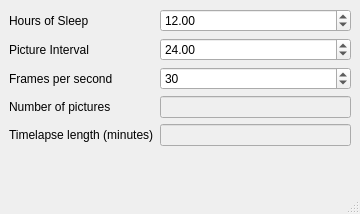
<?xml version="1.0" encoding="UTF-8"?>
<ui version="4.0">
 <class>MainWindow</class>
 <widget class="QMainWindow" name="MainWindow">
  <property name="geometry">
   <rect>
    <x>0</x>
    <y>0</y>
    <width>360</width>
    <height>214</height>
   </rect>
  </property>
  <property name="windowTitle">
   <string>MainWindow</string>
  </property>
  <widget class="QWidget" name="centralwidget">
   <layout class="QFormLayout" name="formLayout">
    <item row="0" column="0">
     <widget class="QLabel" name="label">
      <property name="text">
       <string>Hours of Sleep</string>
      </property>
     </widget>
    </item>
    <item row="0" column="1">
     <widget class="QDoubleSpinBox" name="sleepSpin">
      <property name="minimum">
       <double>0.100000000000000</double>
      </property>
      <property name="maximum">
       <double>1000000.000000000000000</double>
      </property>
      <property name="value">
       <double>12.000000000000000</double>
      </property>
     </widget>
    </item>
    <item row="1" column="0">
     <widget class="QLabel" name="label_2">
      <property name="text">
       <string>Picture Interval</string>
      </property>
     </widget>
    </item>
    <item row="1" column="1">
     <widget class="QDoubleSpinBox" name="intervalSpin">
      <property name="minimum">
       <double>0.100000000000000</double>
      </property>
      <property name="maximum">
       <double>1000000.000000000000000</double>
      </property>
      <property name="value">
       <double>24.000000000000000</double>
      </property>
     </widget>
    </item>
    <item row="2" column="0">
     <widget class="QLabel" name="label_3">
      <property name="text">
       <string>Frames per second</string>
      </property>
     </widget>
    </item>
    <item row="2" column="1">
     <widget class="QSpinBox" name="framesSpin">
      <property name="minimum">
       <number>1</number>
      </property>
      <property name="maximum">
       <number>120</number>
      </property>
      <property name="value">
       <number>30</number>
      </property>
     </widget>
    </item>
    <item row="3" column="0">
     <widget class="QLabel" name="label_5">
      <property name="text">
       <string>Number of pictures</string>
      </property>
     </widget>
    </item>
    <item row="3" column="1">
     <widget class="QLineEdit" name="picsEdit">
      <property name="enabled">
       <bool>false</bool>
      </property>
     </widget>
    </item>
    <item row="4" column="0">
     <widget class="QLabel" name="label_4">
      <property name="text">
       <string>Timelapse length (minutes)</string>
      </property>
     </widget>
    </item>
    <item row="4" column="1">
     <widget class="QLineEdit" name="lengthEdit">
      <property name="enabled">
       <bool>false</bool>
      </property>
     </widget>
    </item>
   </layout>
  </widget>
  <widget class="QMenuBar" name="menubar">
   <property name="geometry">
    <rect>
     <x>0</x>
     <y>0</y>
     <width>360</width>
     <height>25</height>
    </rect>
   </property>
  </widget>
  <widget class="QStatusBar" name="statusbar"/>
 </widget>
 <resources/>
 <connections/>
</ui>
